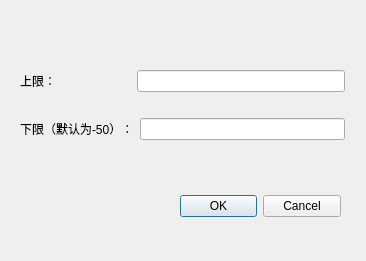
<?xml version="1.0" encoding="UTF-8"?>
<ui version="4.0">
 <class>CutPlane</class>
 <widget class="QDialog" name="CutPlane">
  <property name="geometry">
   <rect>
    <x>0</x>
    <y>0</y>
    <width>366</width>
    <height>261</height>
   </rect>
  </property>
  <property name="windowTitle">
   <string>Dialog</string>
  </property>
  <property name="windowIcon">
   <iconset resource="Icons.qrc">
    <normaloff>:/logo.ico</normaloff>:/logo.ico</iconset>
  </property>
  <widget class="QDialogButtonBox" name="buttonBox">
   <property name="geometry">
    <rect>
     <x>180</x>
     <y>190</y>
     <width>161</width>
     <height>32</height>
    </rect>
   </property>
   <property name="orientation">
    <enum>Qt::Horizontal</enum>
   </property>
   <property name="standardButtons">
    <set>QDialogButtonBox::Cancel|QDialogButtonBox::Ok</set>
   </property>
  </widget>
  <widget class="QWidget" name="layoutWidget">
   <property name="geometry">
    <rect>
     <x>20</x>
     <y>50</y>
     <width>325</width>
     <height>111</height>
    </rect>
   </property>
   <layout class="QVBoxLayout" name="verticalLayout">
    <item>
     <layout class="QHBoxLayout" name="horizontalLayout_2">
      <item>
       <widget class="QLabel" name="label_2">
        <property name="text">
         <string>上限：</string>
        </property>
       </widget>
      </item>
      <item>
       <spacer name="horizontalSpacer">
        <property name="orientation">
         <enum>Qt::Horizontal</enum>
        </property>
        <property name="sizeType">
         <enum>QSizePolicy::Fixed</enum>
        </property>
        <property name="sizeHint" stdset="0">
         <size>
          <width>75</width>
          <height>20</height>
         </size>
        </property>
       </spacer>
      </item>
      <item>
       <widget class="QLineEdit" name="lineEdit"/>
      </item>
     </layout>
    </item>
    <item>
     <layout class="QHBoxLayout" name="horizontalLayout">
      <item>
       <widget class="QLabel" name="label">
        <property name="text">
         <string>下限（默认为-50）：</string>
        </property>
       </widget>
      </item>
      <item>
       <widget class="QLineEdit" name="lineEdit_2"/>
      </item>
     </layout>
    </item>
   </layout>
  </widget>
 </widget>
 <resources>
  <include location="Icons.qrc"/>
 </resources>
 <connections>
  <connection>
   <sender>buttonBox</sender>
   <signal>accepted()</signal>
   <receiver>CutPlane</receiver>
   <slot>accept()</slot>
   <hints>
    <hint type="sourcelabel">
     <x>248</x>
     <y>254</y>
    </hint>
    <hint type="destinationlabel">
     <x>157</x>
     <y>274</y>
    </hint>
   </hints>
  </connection>
  <connection>
   <sender>buttonBox</sender>
   <signal>rejected()</signal>
   <receiver>CutPlane</receiver>
   <slot>reject()</slot>
   <hints>
    <hint type="sourcelabel">
     <x>316</x>
     <y>260</y>
    </hint>
    <hint type="destinationlabel">
     <x>286</x>
     <y>274</y>
    </hint>
   </hints>
  </connection>
 </connections>
</ui>
